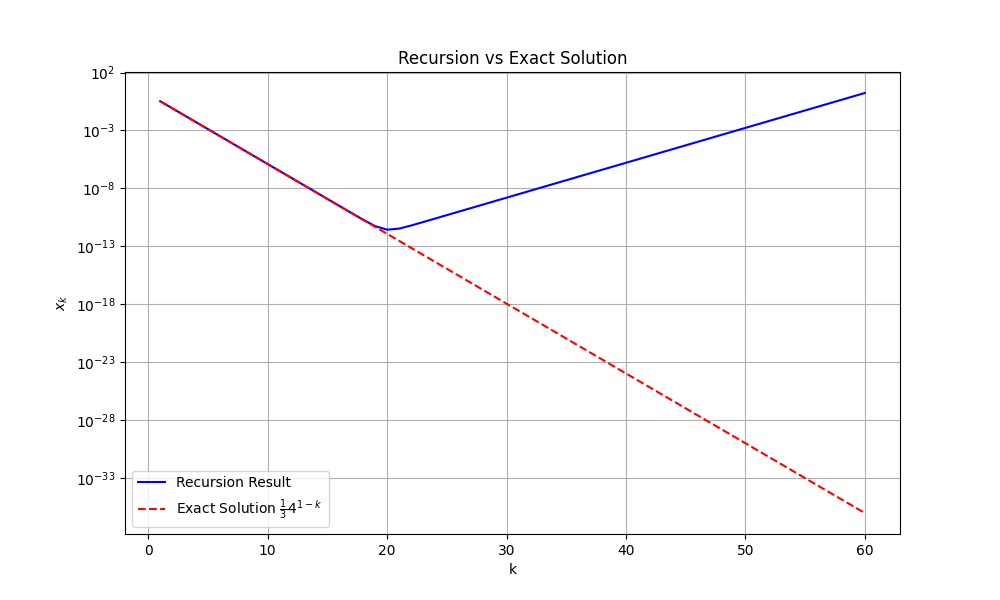

This figure's Python source:
import numpy as np
import matplotlib.pyplot as plt

# Recurrence relation: x_k+1 = 9/4 * x_k - 1/2 * x_k-1
# Initial values
x1 = 1 / 3
x2 = 1 / 12
n = 60  # Number of elements to compute

# Initialize the sequence
x_values = np.zeros(n)
x_values[0] = x1
x_values[1] = x2

# Recurrence computation for the first 60 elements
for k in range(2, n):
    x_values[k] = (9 / 4) * x_values[k - 1] - (1 / 2) * x_values[k - 2]

# Create a semilog plot of the obtained values as a function of k
k_values = np.arange(1, n + 1)
plt.figure(figsize=(10, 6))
plt.semilogy(k_values, np.abs(x_values), label="Recursion Result", color='blue')

# Part b: Exact solution x_k = (1/3) * 4^(1-k)
exact_values = (1 / 3) * (4.0)** (1 - k_values)

# Plot the exact solution
plt.semilogy(k_values, np.abs(exact_values), label="Exact Solution $\\frac{1}{3}4^{1-k}$", color='red', linestyle='--')

# Adding titles and labels
plt.title("Recursion vs Exact Solution")
plt.xlabel("k")
plt.ylabel("$x_k$")
plt.legend()

# Show the plot
plt.grid(True)
plt.show()
